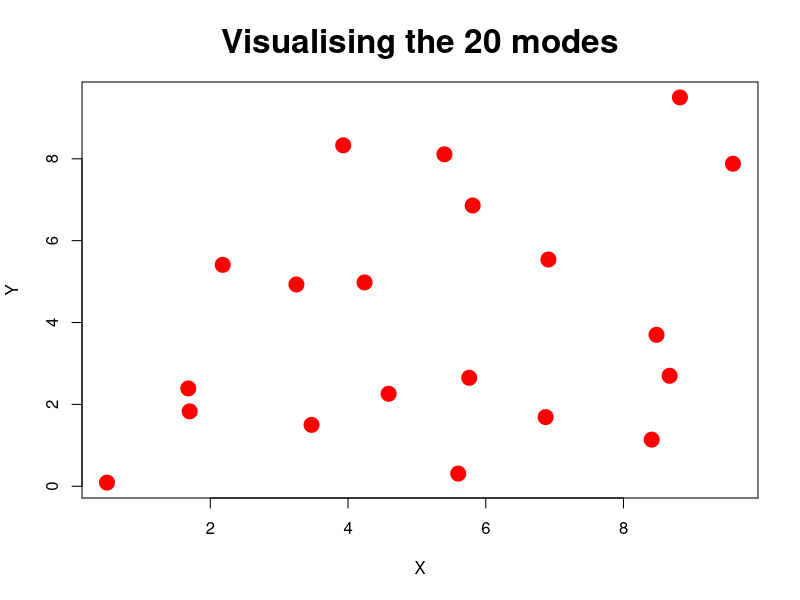

R code for this plot:
#### defining the 20 modal target

## Means taken from Kou et. al. 2006
means <- matrix(c(
  2.18, 5.76, 
  8.67, 9.59, 
  4.24, 8.48, 
  8.41, 1.68, 
  3.93, 8.82, 
  3.25, 3.47, 
  1.70, 0.50, 
  4.59, 5.60, 
  6.91, 5.81, 
  6.87, 5.40, 
  5.41, 2.65, 
  2.70, 7.88, 
  4.98, 3.70, 
  1.14, 2.39, 
  8.33, 9.50, 
  4.93, 1.50, 
  1.83, 0.09, 
  2.26, 0.31, 
  5.54, 6.86, 
  1.69, 8.11
), ncol = 2, byrow = FALSE)

target <- function(x, var = 0.05){
  ## Defining the likelihood for the 20 modal target
  like <- 0
  for(i in 1:20){
    den <- exp(-0.5 * ((x[1] - means[i,1])^2 + (x[2] - means[i,2])^2) / var)
    like <- like + den
  }
  like <- (1/20) * like
  like <- (1/sqrt(2*pi*var)) * like
  return(like)
}

## Visulaising the location of the modes
par(mfrow = c(1,1))
plot(means, col = "red", pch = 19, cex = 2,
     main = "Visualising the 20 modes",
     xlab = "X", ylab = "Y",
     cex.main = 2)

## Definfing log target and grad log

log_target <- function(x, var = 0.05){
  ## Compute log of the unnormalized target
  return(log(target(x, var)))
}

grad_log <- function(x, var = 0.05){
  ## Defining the gradient of the log target
  
  # Compute squared distances and exponent terms
  diffs <- means - matrix(x, nrow = nrow(means), ncol = ncol(means), byrow = TRUE)
  squared_norms <- rowSums(diffs^2)
  exp_terms <- exp(-squared_norms / (2 * var))
  
  # Compute gradient
  weights <- exp_terms / sum(exp_terms)
  gradient <- colSums(weights * diffs) / var
  
  return(gradient)
}

## Defining the sampler
########## Leapfrog 
conformalLF <- function(p,x,
                        L,eps,
                        G){
  
  ## Progressing the position and momentum L*eps time ahead
  for(j in 1:L){
    # Leap Frog Steps
    ## Step-1
    p <- p - (eps/2)*grad_log(x)
    
    ## Step-2
    x <- x + (1/G)*(exp(G*eps/2) - 1)*p
    p <- exp(G*eps/2)*p
    
    ## Step-1
    p <- p - (eps/2)*grad_log(x)
  }
  ## Time incremented State
  return(list(p,x))
}



################# The Bishop and Knight Algorithm #################

MHMCSampler <- function(L, eps, G,
                        N = 1e4){ ## only argument is sample size
  
  ## Initialising Values
  samples <- matrix(0, nrow = N, ncol = 2)
  samples[1,] <- c(4.98, 3.70) ## Starting point
  momentum <- matrix(rnorm(2*N), nrow = N, ncol = 2)
  accept <- 0
  
  ## Setting the parameters
  e <- eps
  g <- G
  
  ## The main loop
  for(i in 2:N){
    p <- momentum[i,]
    x <- samples[i-1,]
    
    ## The leaping frog
    ret <- conformalLF(p,x,L,e,g)
    p_prop <- ret[[1]]
    x_prop <- ret[[2]]
    
    ## Energy Calc
    eng.curr <- -log_target(x) + sum(p^2)/2
    eng.prop <- -log_target(x_prop) + sum(p_prop^2)/2
    
    ## acceptance ratio 
    a <- (eng.curr - eng.prop)
    
    ## Acceptance and Flips
    if(log(runif(1)) <= a){
      samples[i,] <- x_prop
      accept <- accept + 1
      g <- -g
    }
    else{
      samples[i,] <- samples[i-1,]
    }
  }
  
  ## Printing acceptance rate
  print(paste("Acceptance Rate: ",accept/N))
  
  return(samples)
}
